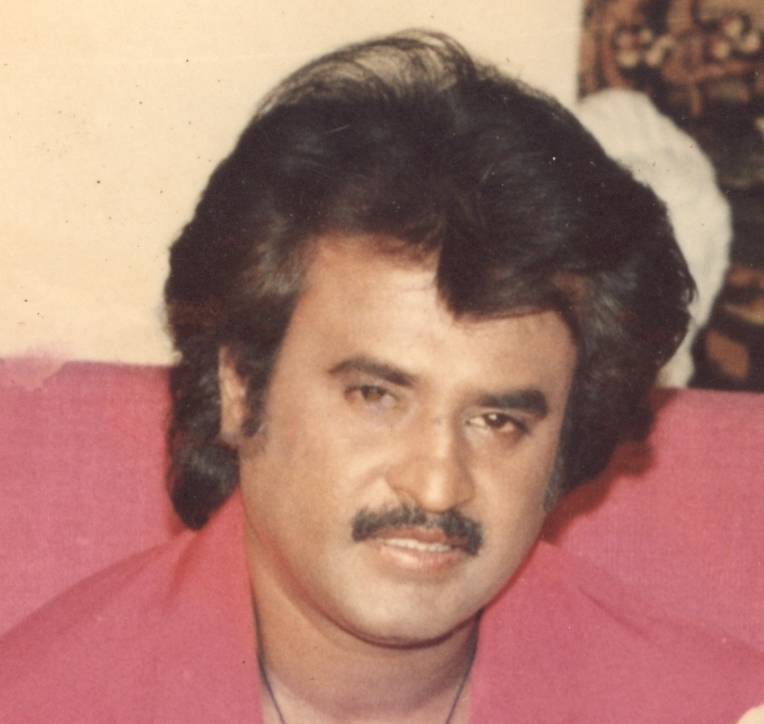
#> input picture robotic arm/Rajinikanth_cropped.jpg, 764 x 724 px
$ jupyter execute 'robotic arm py series.ipynb'
#> lines starting #> are read from the running program, lines starting #| are printed output that depends on the picture
[cell 1]
import cv2
import serial

arduino = serial.Serial('COM8', 9600)  # Change COM port as needed

def on_trackbar_change1(value):
    arduino.write(f"1 {value}\n".encode())

def on_trackbar_change2(value):
    arduino.write(f"2 {value}\n".encode())

def on_trackbar_change3(value):
    arduino.write(f"3 {value}\n".encode())

def on_trackbar_change4(value):
    arduino.write(f"4 {value}\n".encode())

cv2.namedWindow("Trackbar Example")
cv2.createTrackbar("Servo 1", "Trackbar Example", 0, 180, on_trackbar_change1)
#> slider 'Servo 1' is set to 60
cv2.createTrackbar("Servo 2", "Trackbar Example", 0, 180, on_trackbar_change2)
#> slider 'Servo 2' is set to 60
cv2.createTrackbar("Servo 3", "Trackbar Example", 0, 180, on_trackbar_change3)
#> slider 'Servo 3' is set to 60
cv2.createTrackbar("Servo 4", "Trackbar Example", 0, 180, on_trackbar_change4)
#> slider 'Servo 4' is set to 60

while True:
    if cv2.waitKey(1) == 27:
#> (key Esc is pressed here)
        break

arduino.close()
cv2.destroyAllWindows()

[cell 2]
import cv2

# Function to be called when trackbar value changes
def on_trackbar_change(value):
    print("Trackbar value:", value)

# Create a black image
image = cv2.imread("Rajinikanth_cropped.jpg")  # Load your image here
#> image is the input picture: shape (724, 764, 3); mean B, G, R 112, 123.7, 170.6
cv2.imshow("Image", image)

# Create a window for the trackbar
trackbar_window_name = "Trackbar Example"
cv2.namedWindow(trackbar_window_name)

# Create a trackbar
trackbar_name = "Value"
initial_value = 50
max_value = 100
cv2.createTrackbar(trackbar_name, trackbar_window_name, initial_value, max_value, on_trackbar_change)

cv2.waitKey(0)
cv2.destroyAllWindows()

[cell 3]
import cv2

# Function to be called when trackbar values change
def on_trackbar_change_red(value):
    global red_value
    red_value = value
    update_image()

def on_trackbar_change_green(value):
    global green_value
    green_value = value
    update_image()

def on_trackbar_change_blue(value):
    global blue_value
    blue_value = value
    update_image()

def update_image():
    updated_image = image.copy()
    updated_image[:, :, 0] = blue_value
    updated_image[:, :, 1] = green_value
    updated_image[:, :, 2] = red_value
    cv2.imshow("Image", updated_image)

# Create a black image
image = cv2.imread("Rajinikanth_cropped.jpg")  # Load your image here
cv2.imshow("Image", image)

# Initialize trackbar values
red_value = 0
green_value = 0
blue_value = 0

# Create a window for the trackbars
trackbar_window_name = "RGB Trackbars"
cv2.namedWindow(trackbar_window_name)

# Create trackbars for each channel
cv2.createTrackbar("Red", trackbar_window_name, red_value, 255, on_trackbar_change_red)
#> slider 'Red' is set to 85
cv2.createTrackbar("Green", trackbar_window_name, green_value, 255, on_trackbar_change_green)
#> slider 'Green' is set to 85
cv2.createTrackbar("Blue", trackbar_window_name, blue_value, 255, on_trackbar_change_blue)
#> slider 'Blue' is set to 85

cv2.waitKey(0)
#> in update_image, `updated_image[:, :, 0] = blue_value`:
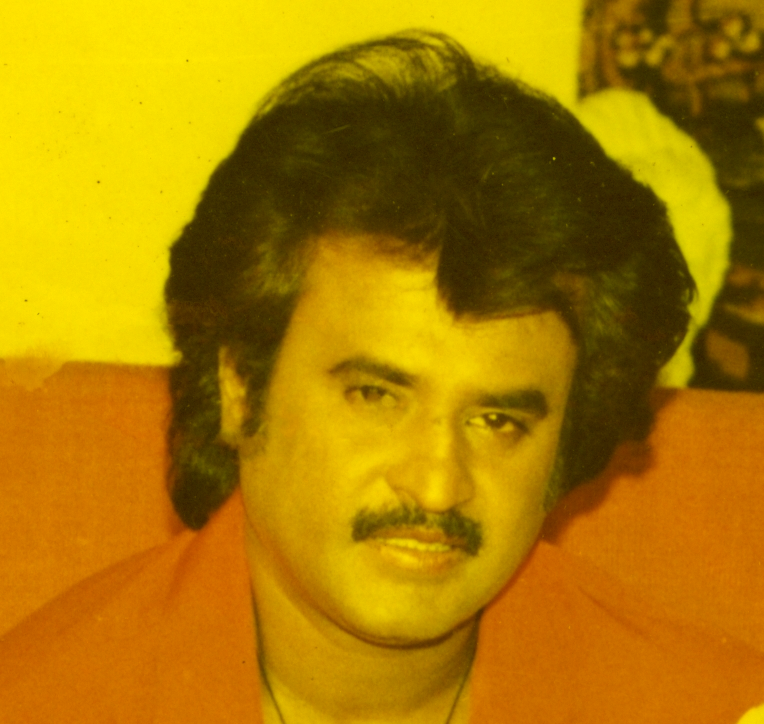
#> updated_image: shape (724, 764, 3); mean B, G, R 0, 123.7, 170.6
#> in update_image, `updated_image[:, :, 1] = green_value`:
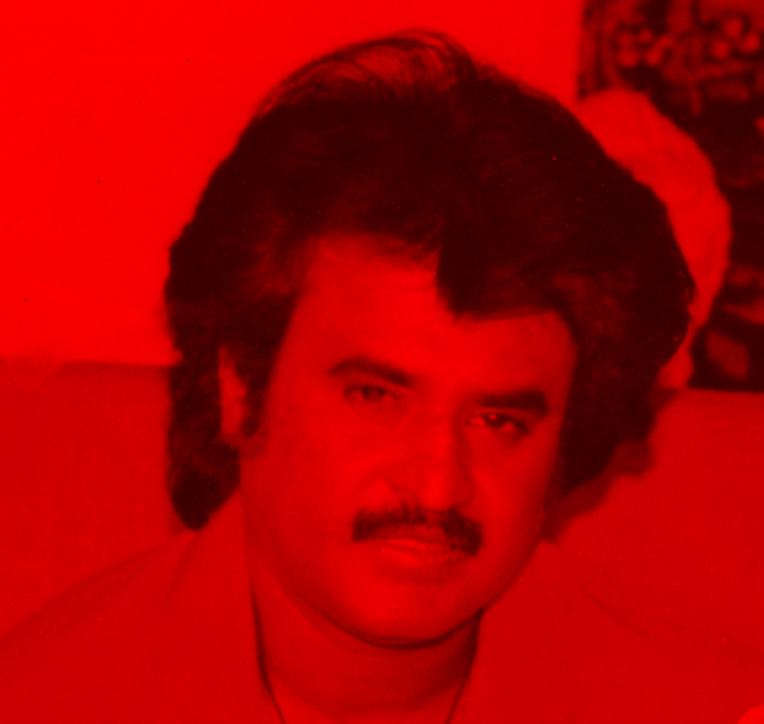
#> updated_image: shape (724, 764, 3); mean B, G, R 0, 0, 170.6
#> in update_image, `updated_image[:, :, 2] = red_value`:
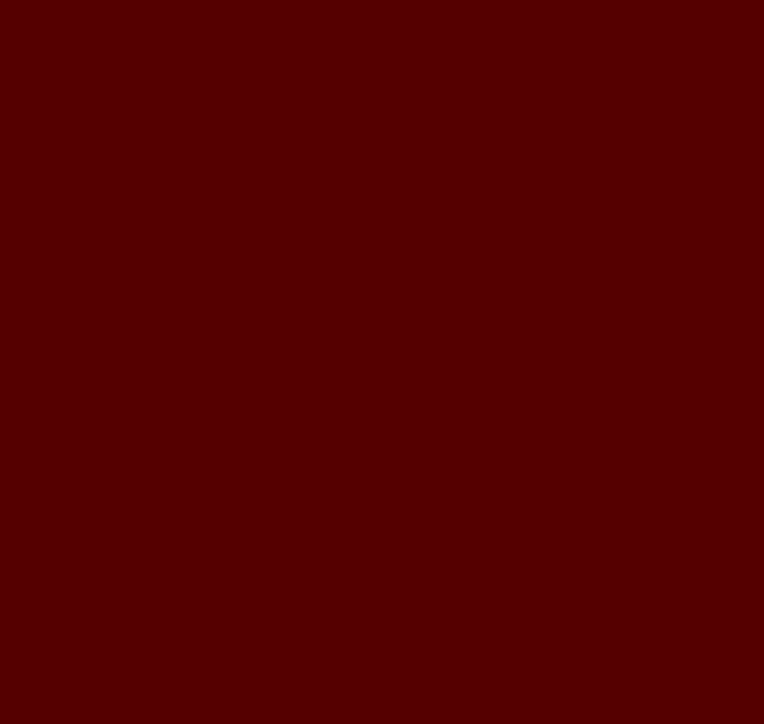
#> updated_image: shape (724, 764, 3); mean B, G, R 0, 0, 85
#> in update_image (call 2), `updated_image[:, :, 1] = green_value`:
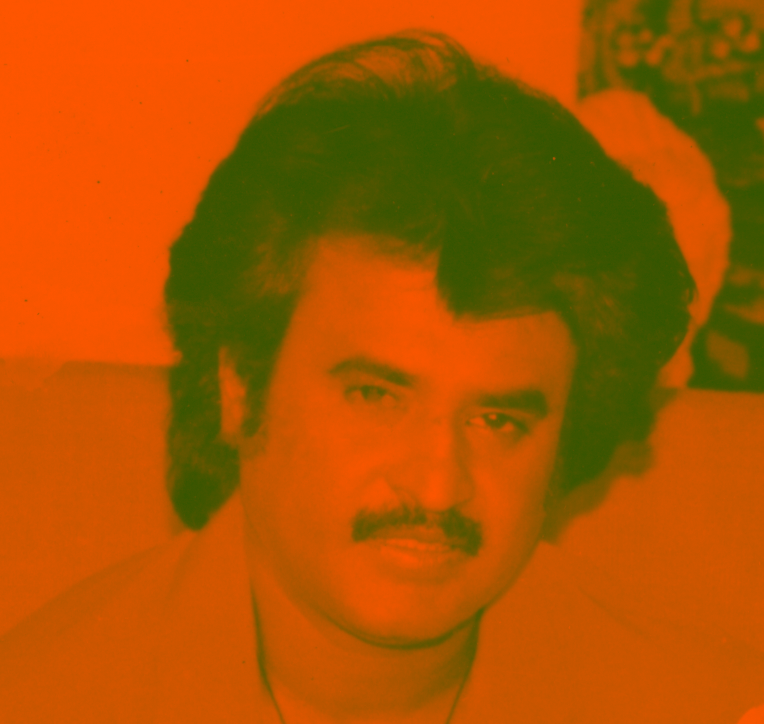
#> updated_image: shape (724, 764, 3); mean B, G, R 0, 85, 170.6
#> in update_image (call 2), `updated_image[:, :, 2] = red_value`:
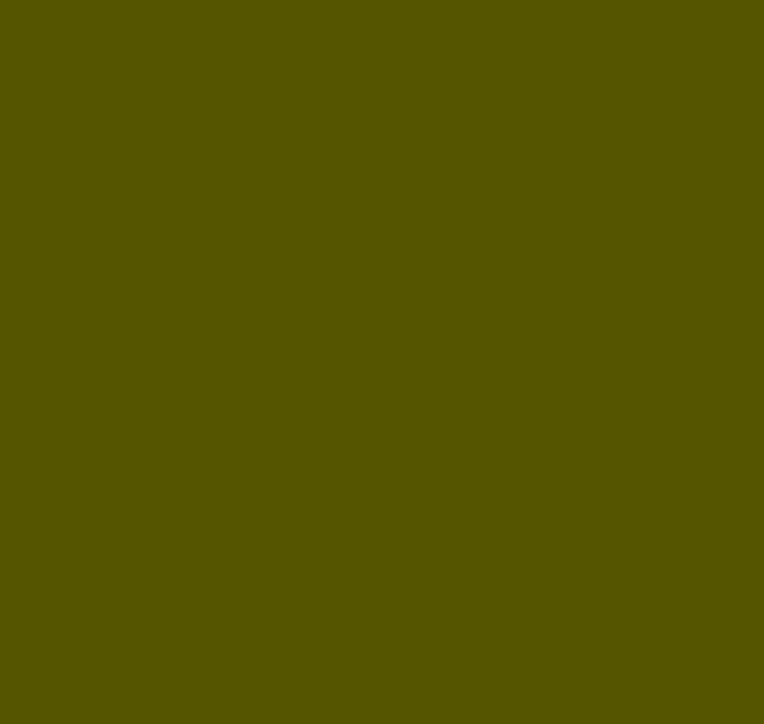
#> updated_image: shape (724, 764, 3); mean B, G, R 0, 85, 85
#> in update_image (call 3), `updated_image[:, :, 0] = blue_value`:
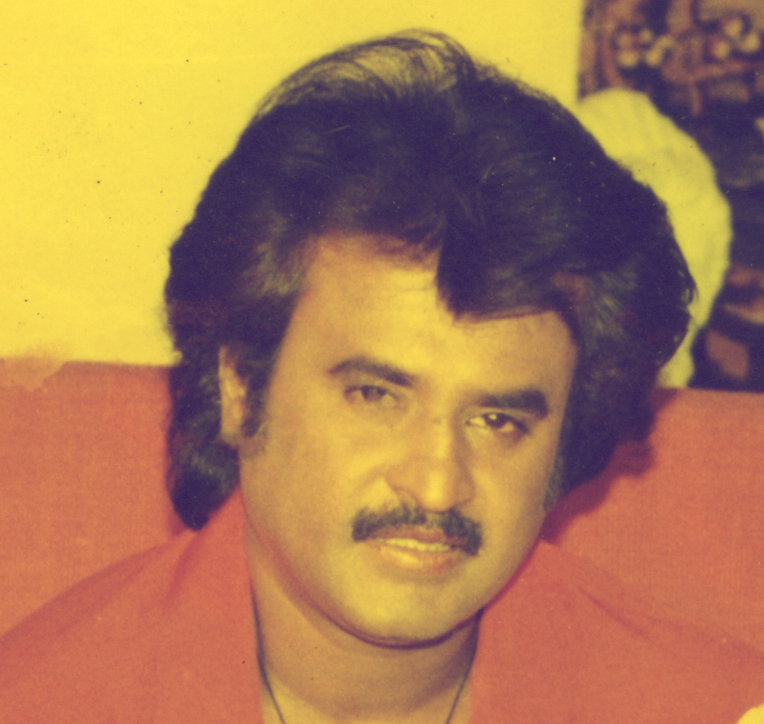
#> updated_image: shape (724, 764, 3); mean B, G, R 85, 123.7, 170.6
#> in update_image (call 3), `updated_image[:, :, 1] = green_value`:
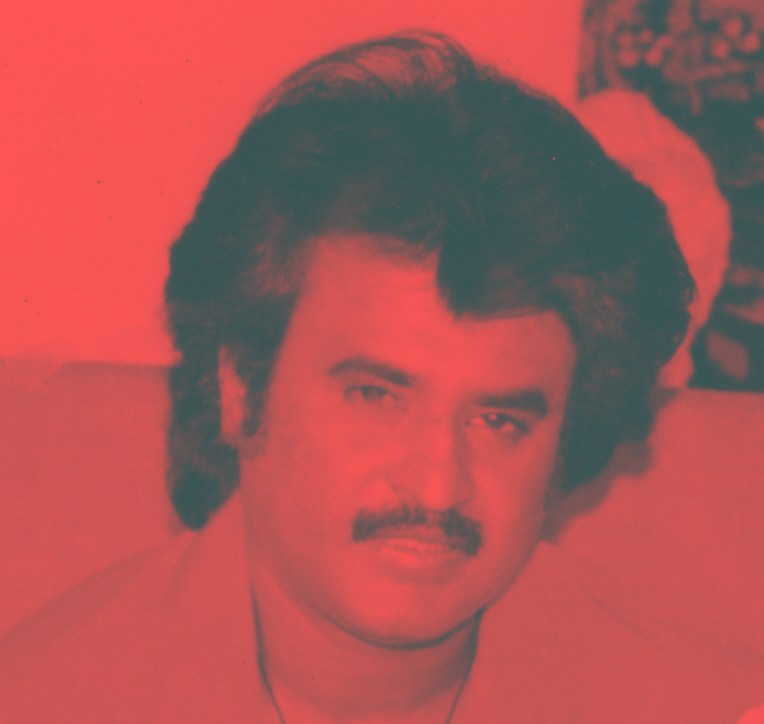
#> updated_image: shape (724, 764, 3); mean B, G, R 85, 85, 170.6
#> in update_image (call 3), `updated_image[:, :, 2] = red_value`: updated_image: shape (724, 764, 3); every value is 85
cv2.destroyAllWindows()

[cell 4]
import cv2
import serial

arduino = serial.Serial('COM8', 9600)  # Change COM port as needed

# List to store trackbar values
trackbar_values = [0, 0, 0, 0]

def on_trackbar_change(index, value):
    arduino.write(f"{index + 1} {value}\n".encode())
    trackbar_values[index] = value
    print("Trackbar values:", trackbar_values)

cv2.namedWindow("Trackbar Example")
cv2.createTrackbar("Servo 1", "Trackbar Example", 0, 180, lambda value: on_trackbar_change(0, value))
#> slider 'Servo 1' is set to 60
cv2.createTrackbar("Servo 2", "Trackbar Example", 0, 180, lambda value: on_trackbar_change(1, value))
#> slider 'Servo 2' is set to 60
cv2.createTrackbar("Servo 3", "Trackbar Example", 0, 180, lambda value: on_trackbar_change(2, value))
#> slider 'Servo 3' is set to 60
cv2.createTrackbar("Servo 4", "Trackbar Example", 0, 180, lambda value: on_trackbar_change(3, value))
#> slider 'Servo 4' is set to 60

while True:
    if cv2.waitKey(1) == 27:
#> (key Esc is pressed here)
        break

arduino.close()
cv2.destroyAllWindows()

[cell 5]
import cv2

# Function to be called when trackbar value changes
def on_trackbar_change(index, value):
    trackbar_values[index] = value
    print("Trackbar values:", trackbar_values)

# Create a black image
image = cv2.imread("Rajinikanth_cropped.jpg")  # Load your image here
cv2.imshow("Image", image)

# Initialize trackbar values
num_trackbars = 4
initial_value = 50
max_value = 100
trackbar_values = [initial_value] * num_trackbars

# Create a window for the trackbars
trackbar_window_name = "Trackbar Example"
cv2.namedWindow(trackbar_window_name)

# Create trackbars
for i in range(num_trackbars):
    trackbar_name = f"Value {i+1}"
    cv2.createTrackbar(trackbar_name, trackbar_window_name, initial_value, max_value, lambda value, index=i: on_trackbar_change(index, value))

cv2.waitKey(0)
cv2.destroyAllWindows()
